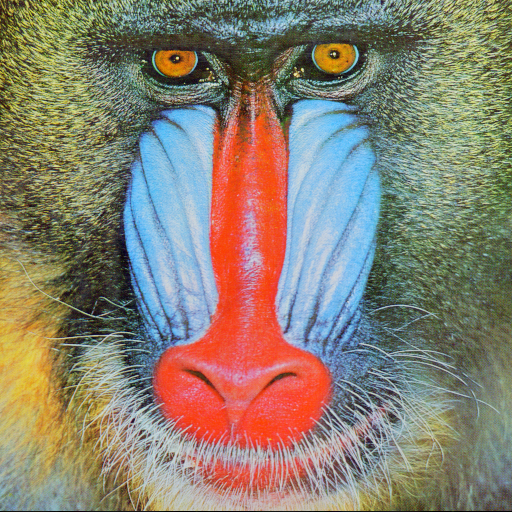
#> input picture Algorithms/image/babbon.bmp, 512 x 512 px
$ jupyter execute marr-hildreth.ipynb
#> lines starting #> are read from the running program, lines starting #| are printed output that depends on the picture
[cell 1]
import numpy as np
import cv2
import matplotlib.pyplot as plt

def gaussian_kernel(size, sigma=1):
    kernel = np.fromfunction(
        lambda x, y: (1 / (2 * np.pi * sigma**2)) * np.exp(-((x - (size-1)/2)**2 + (y - (size-1)/2)**2) / (2 * sigma**2)),
        (size, size)
    )
    return kernel / np.sum(kernel)

def apply_filter(image, kernel):
    kernel_size = kernel.shape[0]
    pad_size = kernel_size // 2
    padded_image = np.pad(image, pad_size, mode='constant')
    filtered_image = np.zeros_like(image)

    for i in range(image.shape[0]):
        for j in range(image.shape[1]):
            region = padded_image[i:i+kernel_size, j:j+kernel_size]
            filtered_image[i, j] = np.sum(region * kernel)

    return filtered_image

def log_filter(image, sigma=1):
    size = int(2 * np.ceil(3 * sigma) + 1)
    gaussian = gaussian_kernel(size, sigma)
    laplacian = np.array([[0, 1, 0], [1, -4, 1], [0, 1, 0]])
    smooth_image = apply_filter(image, gaussian)
    log_image = apply_filter(smooth_image, laplacian)
    return log_image

def zero_crossing(image, threshold=0):
    zc_image = np.zeros(image.shape)
    padded_image = np.pad(image, 1, mode='constant')

    for i in range(1, padded_image.shape[0] - 1):
        for j in range(1, padded_image.shape[1] - 1):
            region = padded_image[i-1:i+2, j-1:j+2]
            center_pixel = region[1, 1]
            pairs = [
                (region[1, 0], region[1, 2]),  # 동-서
                (region[0, 1], region[2, 1]),  # 남-북
                (region[0, 0], region[2, 2]),  # 북동-남서
                (region[0, 2], region[2, 0])   # 북서-남동
            ]

            differences = [abs(p1 - p2) for p1, p2 in pairs]
            max_diff = max(differences)

            sign_changes = sum(np.sign(p1) != np.sign(p2) for p1, p2 in pairs)

            if sign_changes >= 2 and max_diff > threshold:
                zc_image[i-1, j-1] = 1

    return zc_image

# 이미지를 불러오기
image_path = './image/babbon.bmp'
image = cv2.imread(image_path, cv2.IMREAD_GRAYSCALE)
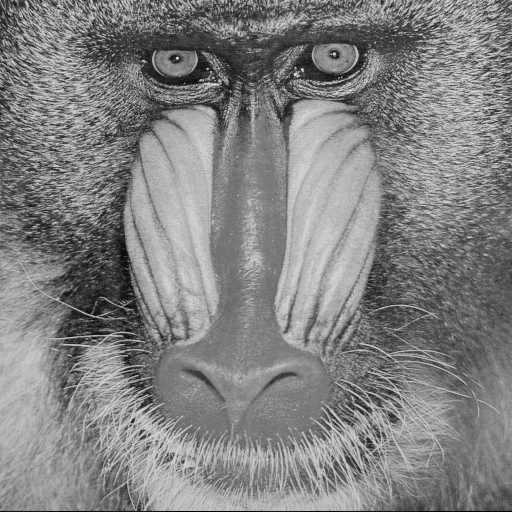
#> image: shape (512, 512); min 0, max 231, mean 129.6

# LOG 필터 적용
log_image = log_filter(image, sigma=2)
#> in apply_filter, `padded_image = np.pad(image, pad_size, mode='constant')`:
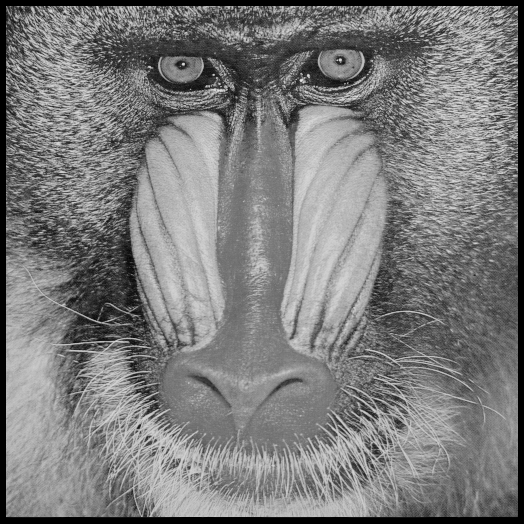
#> padded_image: shape (524, 524); min 0, max 231, mean 123.7
#> after the loop in apply_filter, `for i in range(image.shape[0]):`:
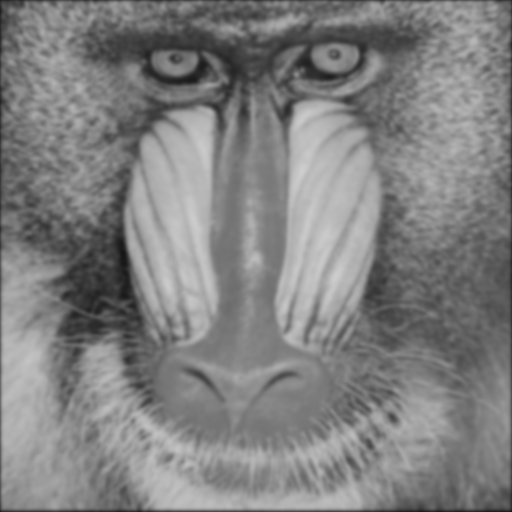
#> filtered_image: shape (512, 512); min 20, max 206, mean 128.4
#> after the loop in apply_filter (call 2), `for i in range(image.shape[0]):`:
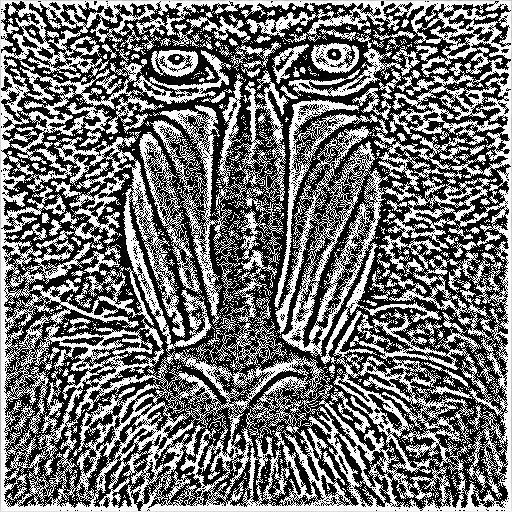
#> filtered_image: shape (512, 512); min 0, max 255, mean 114

# 영교차 검출
zc_image = zero_crossing(log_image, threshold=100)
#> in zero_crossing, `padded_image = np.pad(image, 1, mode='constant')`:
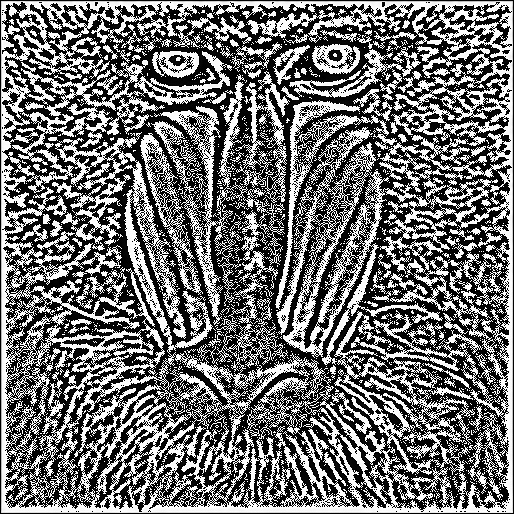
#> padded_image: shape (514, 514); min 0, max 255, mean 113.1
#> after the loop in zero_crossing, `for i in range(1, padded_image.shape[0] - 1):`:
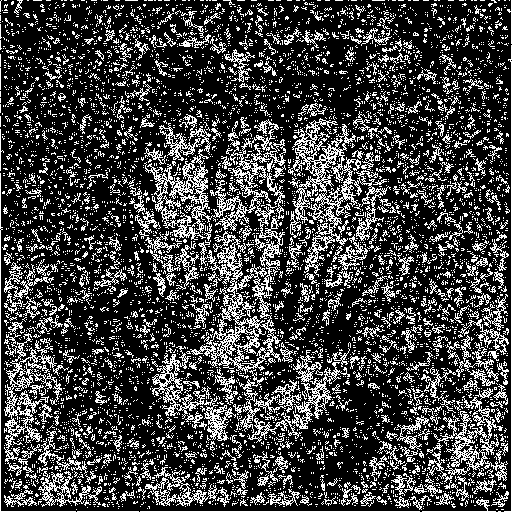
#> zc_image: shape (512, 512) float64; values 0 (black) and 1 (white), 25.6% white in thin lines or dots

# 결과 출력
fig, axs = plt.subplots(1, 3, figsize=(15, 5))

axs[0].imshow(image, cmap='gray')
axs[0].set_title("Original Image")
axs[0].axis('off')

axs[1].imshow(log_image, cmap='gray')
axs[1].set_title("LOG Filter Result")
axs[1].axis('off')

axs[2].imshow(zc_image, cmap='gray')
axs[2].set_title("Zero Crossing Result")
axs[2].axis('off')

plt.show()

print(zc_image)
#> (printed output is left out)
